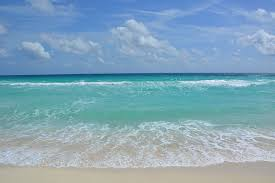
#> input picture task-3/NumPy/see.jpg, 275 x 183 px
$ python numpy_8.py
#> lines starting #> are read from the running program, lines starting #| are printed output that depends on the picture
import numpy as np
from PIL import Image
import matplotlib.pyplot as plt

def rgb_histogram(image_path):

    # --- טעינת התמונה ---
#> called with image_path = 'see.jpg'
    image = Image.open(image_path)
#> image is the input picture: PIL image 275x183 RGB; mean R, G, B 130.5, 164.8, 183.9
    image_np = np.array(image)

    # --- הפרדת ערוצי RGB ---
    r = image_np[:, :, 0]
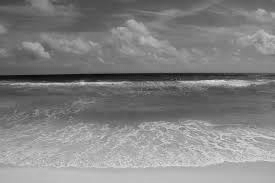
#> r: shape (183, 275); min 8, max 224, mean 130.5
    g = image_np[:, :, 1]
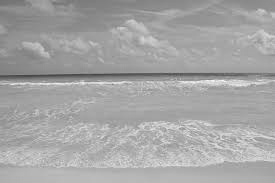
#> g: shape (183, 275); min 70, max 247, mean 164.8
    b = image_np[:, :, 2]
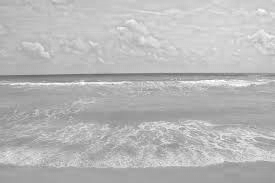
#> b: shape (183, 275); min 103, max 255, mean 183.9

    # ---  חישוב היסטוגרמות מהתמונה שהוספתי---
    hist_r, _ = np.histogram(r, bins=256, range=(0, 255))
#> hist_r = 256 values, max 782 at index 97, min 0 at index 0, mean 196.6
    hist_g, _ = np.histogram(g, bins=256, range=(0, 255))
#> hist_g = 256 values, max 1656 at index 164, min 0 at index 0, mean 196.6
    hist_b, _ = np.histogram(b, bins=256, range=(0, 255))
#> hist_b = 256 values, max 1259 at index 165, min 0 at index 0, mean 196.6

    # ---גרף צבעים- הצגת ההיסטוגרמה ---
    plt.figure(figsize=(12, 5))
    plt.plot(hist_r, color='red', label='Red channel')
    plt.plot(hist_g, color='green', label='Green channel')
    plt.plot(hist_b, color='blue', label='Blue channel')
    plt.title(f"RGB Histogram for {image_path}")
    plt.xlabel("Pixel value")
    plt.ylabel("Frequency")
    plt.legend()
    plt.show()
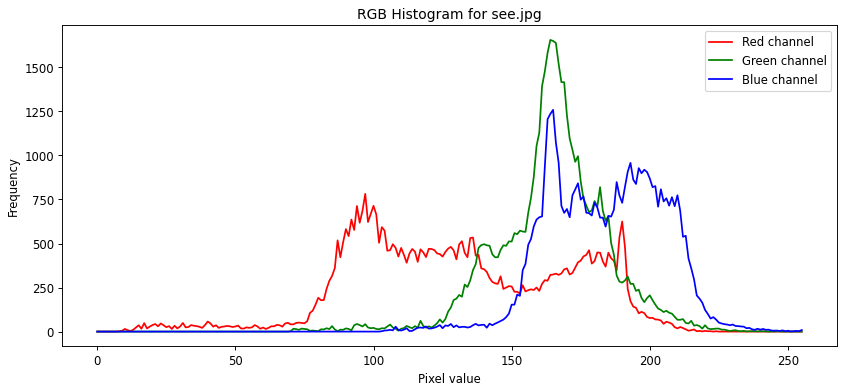
#> figure drawn by matplotlib, 1 panel; curve peaks at x = 97, y = 782; curve peaks at x = 164, y = 1656; curve peaks at x = 165, y = 1259

# --- קריאה לדוגמה ---
rgb_histogram("see.jpg")  # החליפי בשם הקובץ שלך
